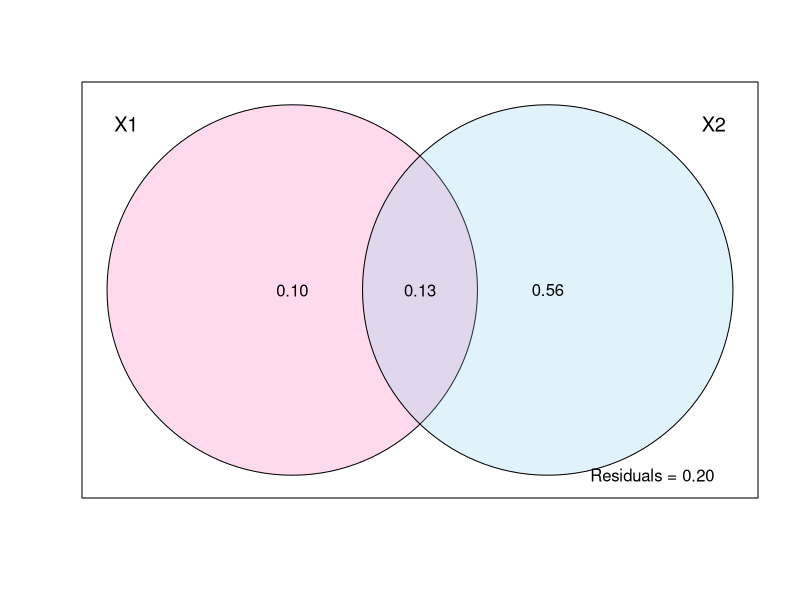

Generate this figure with R:
library(vegan)

args <- read.csv("ARGs.abundance.txt",header = TRUE,sep = "\t",row.names = 1)
args.env <- read.table("pcoa.txt",header = TRUE,row.names = 1,sep = "\t")
args.mges <- read.table("MGEs.txt",header = TRUE,row.names = 1,sep = "\t")
args.env <- args.env[c(2,1,4,3,6,5,8,7),]
args <- t(args)
args.mges <- t(args.mges)
args <- as.data.frame(args)
args.env <- as.data.frame(args.env)
args.mges <- as.data.frame(args.mges)


vpa <- varpart(args, ~., args.mges, data = args.env)
plot(vpa, bg = c("hotpink","skyblue"))